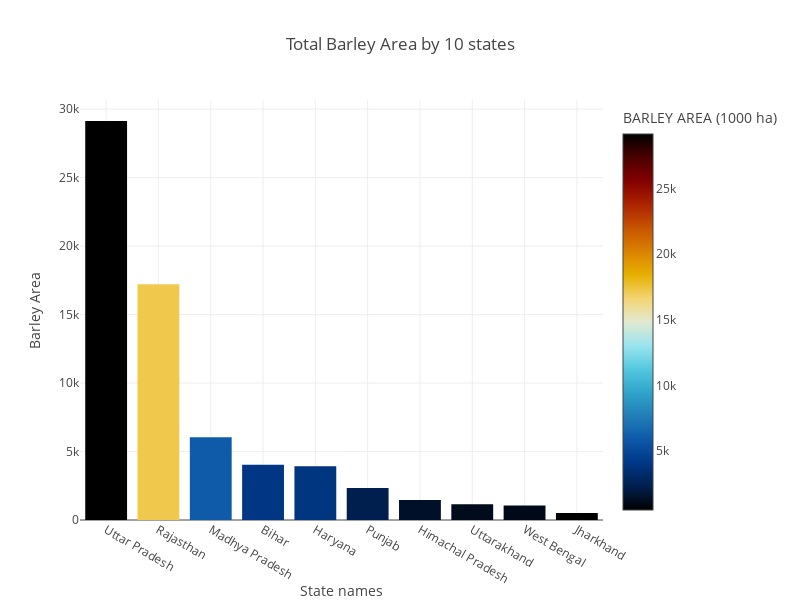

Write notebook code for a chart like this one.
### Code cell
fig = px.bar(barley_area, x='State Name', y='BARLEY AREA (1000 ha)',
             title='Total Barley Area by 10 states',
             labels={'State Name': 'State Name', 'BARLEY AREA ': 'BARLEY AREA (1000 ha)'},
             color='BARLEY AREA (1000 ha)', color_continuous_scale='icefire'
          )

fig.update_layout(xaxis_title='State names', yaxis_title='Barley Area')
fig.update_layout(template='gridon')
fig.update_layout(height=600,width=800)
fig.show()

### Figure 1 — Plotly figure (JSON) as saved in the notebook; plotly's stock layout.template omitted (floating-point values rounded to 4 significant figures)
{"data": [{"alignmentgroup": "True", "hovertemplate": "State Name=%{x}<br>BARLEY AREA (1000 ha)=%{marker.color}<extra></extra>", "legendgroup": "", "marker": {"color": [29140.0, 17220.0, 6047.0, 4039.0, 3922.0, 2339.0, 1452.0, 1151.0, 1051.0, 518.8], "coloraxis": "coloraxis", "pattern": {"shape": ""}}, "name": "", "offsetgroup": "", "orientation": "v", "showlegend": false, "textposition": "auto", "type": "bar", "x": ["Uttar Pradesh", "Rajasthan", "Madhya Pradesh", "Bihar", "Haryana", "Punjab", "Himachal Pradesh", "Uttarakhand", "West Bengal", "Jharkhand"], "xaxis": "x", "y": [29140.0, 17220.0, 6047.0, 4039.0, 3922.0, 2339.0, 1452.0, 1151.0, 1051.0, 518.8], "yaxis": "y"}], "layout": {"barmode": "relative", "coloraxis": {"colorbar": {"title": {"text": "BARLEY AREA (1000 ha)"}}, "colorscale": [[0, "#000000"], [0.0625, "#001f4d"], [0.125, "#003786"], [0.1875, "#0e58a8"], [0.25, "#217eb8"], [0.3125, "#30a4ca"], [0.375, "#54c8df"], [0.4375, "#9be4ef"], [0.5, "#e1e9d1"], [0.5625, "#f3d573"], [0.625, "#e7b000"], [0.6875, "#da8200"], [0.75, "#c65400"], [0.8125, "#ac2301"], [0.875, "#820000"], [0.9375, "#4c0000"], [1, "#000000"]]}, "height": 600, "legend": {"tracegroupgap": 0}, "title": {"text": "Total Barley Area by 10 states"}, "width": 800, "xaxis": {"anchor": "y", "domain": [0, 1], "title": {"text": "State names"}}, "yaxis": {"anchor": "x", "domain": [0, 1], "title": {"text": "Barley Area"}}}}
